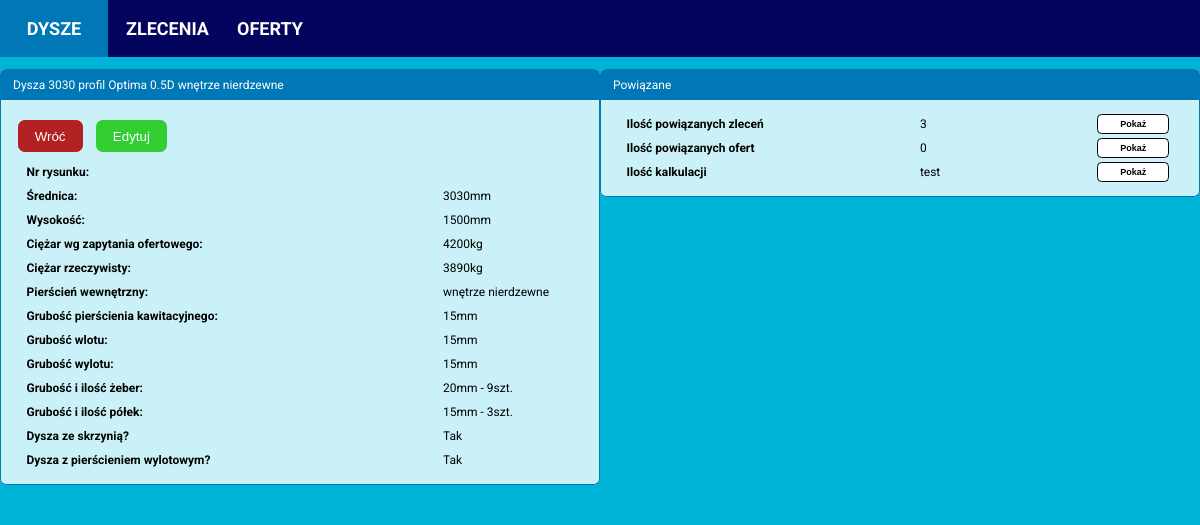
The app's page /nozzle/1/, older data.
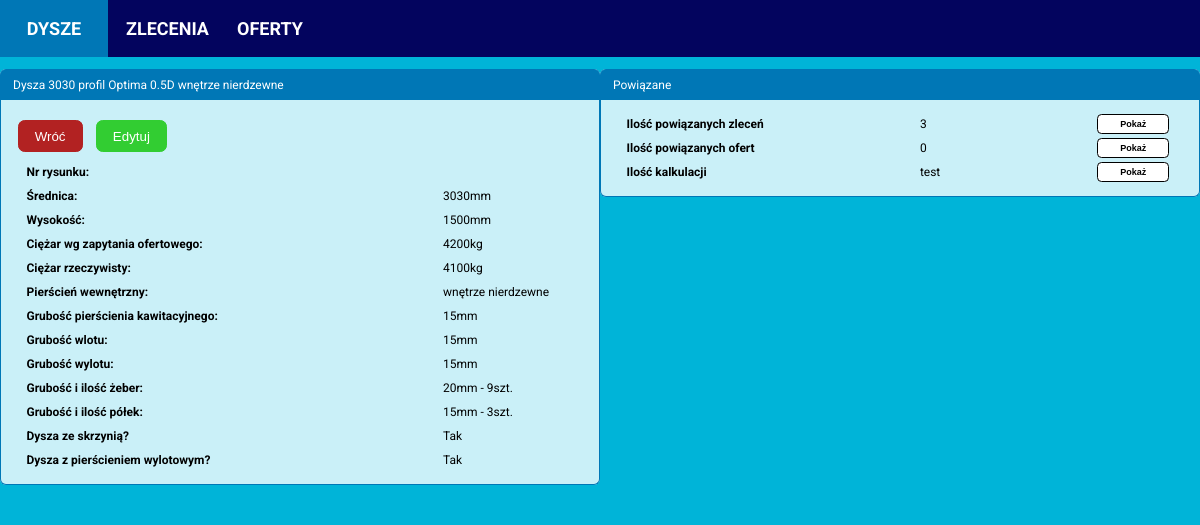
The same page, newer data.
### calculator/models.py (models this page shows, shortened)
class Nozzle(models.Model):
    PROFILES = (('Optima', 'Optima'),
                ('19A', '19A'),
                )
    INNER_RING_TYPES = (('Complete st. st. inside', 'Wnętrze nierdzewne'),
                        ('St. st. ring inside', 'Pierścień kawitacyjny nierdzewny'),
                        ('Complete steel', 'Wnętrze ze stali zwykłej'),
                        ('St. st. ring and outlet', 'Pierścień kawitacyjny i wylot ze stali nierdzewnej'))
    date_created = models.DateTimeField(auto_now_add=True)
    diameter = models.PositiveIntegerField(null=False, blank=False)
    profile = models.CharField(max_length=32, choices=PROFILES, null=False, blank=False)
    drawing_number = models.CharField(max_length=32, blank=True)
    profile_height = models.PositiveIntegerField(null=False, blank=False)
    inner_ring_type = models.CharField(max_length=32, choices=INNER_RING_TYPES, null=False, blank=False)
    inner_ring_thickness_propeller_zone = models.PositiveIntegerField(null=False, blank=False)
    inner_ring_thickness_inlet_zone = models.PositiveIntegerField(null=False, blank=False)
    inner_ring_thickness_outlet_zone = models.PositiveIntegerField(null=False, blank=False)
    ribs_quantity = models.PositiveIntegerField(null=False, blank=False)
    ribs_thickness = models.PositiveIntegerField(null=False, blank=False)
    segments_quantity = models.PositiveIntegerField(null=False, blank=False)
    segments_thickness = models.PositiveIntegerField(null=False, blank=False)
    has_headbox = models.BooleanField(null=False, blank=False)
    has_outlet_ring = models.BooleanField(null=False, blank=False)
    theoretical_weight = models.PositiveIntegerField(blank=True, default=0)
    real_weight = models.PositiveIntegerField(blank=True, default=0)

### calculator/views.py (the view)
# urls.py: path('nozzle/<int:nozzle_id>/', nozzle_details_view, name='nozzle_details'),
def nozzle_details_view(request, nozzle_id):
    nozzle = Nozzle.objects.get(id=nozzle_id)
    ratio = round((nozzle.profile_height / nozzle.diameter), 1)
    type_name = translate_type_name(str(nozzle.inner_ring_type))
    orders = Order.objects.all()
    offers = Offer.objects.all()
    nozzle_total_orders = orders.filter(nozzle=nozzle).count()
    nozzle_total_offers = offers.filter(nozzle=nozzle).count()
    context = {'nozzle': nozzle,
               'ratio': ratio,
               'type_name': type_name,
               'nozzle_total_orders': nozzle_total_orders,
               'nozzle_total_offers': nozzle_total_offers,
               'nozzle_id': nozzle_id,
               }
    template = 'calculator/nozzle-details.html'
    return render(request, template, context)

### calculator/functions.py (called while the page is built)
def translate_type_name(name):
    polish_names = {'Complete st. st. inside': 'wnętrze nierdzewne',
                    'St. st. ring inside': 'pierścień kawitacyjny nierdzewny',
                    'Complete steel': 'wnętrze ze stali zwykłej',
                    'St. st. ring and outlet': 'pierścień kawitacyjny i wylot ze stali nierdzewnej'}
    return polish_names[name]

### calculator/templates/calculator/nozzle-details.html (shortened to what the changed rows need)
{% extends 'calculator/base.html' %}
{% block content %}
<div class="content-main">
  <div class="item-box">
    <div class="item-header-box">
      <p>Dysza {{ nozzle.diameter }}
       profil {{ nozzle.profile }}
      {{ ratio }}D {{ type_name }}</p>
    </div>
    <div class="item-details">
      <div class="item-details-box">
        <p class="item-detail-name">Średnica: </p>
        <p class="item-detail-value">{{ nozzle.diameter }}mm</p>
      </div>
      <div class="item-details-box">
        <p class="item-detail-name">Wysokość:</p>
        <p class="item-detail-value">{{ nozzle.profile_height }}mm</p>
      </div>
      <div class="item-details-box">
        <p class="item-detail-name">Ciężar wg zapytania ofertowego:</p>
        <p class="item-detail-value">{{ nozzle.theoretical_weight }}kg</p>
      </div>
      <div class="item-details-box">
        <p class="item-detail-name">Ciężar rzeczywisty:</p>
        <p class="item-detail-value">{{ nozzle.real_weight }}kg</p>
      </div>
      <div class="item-details-box">
        <p class="item-detail-name">Grubość pierścienia kawitacyjnego:</p>
        <p class="item-detail-value">{{ nozzle.inner_ring_thickness_propeller_zone }}mm</p>
      </div>
      <div class="item-details-box">
        <p class="item-detail-name">Grubość wlotu:</p>
        <p class="item-detail-value">{{ nozzle.inner_ring_thickness_inlet_zone }}mm</p>
      </div>
      <div class="item-details-box">
        <p class="item-detail-name">Grubość wylotu:</p>
        <p class="item-detail-value">{{ nozzle.inner_ring_thickness_outlet_zone }}mm</p>
      </div>
      <div class="item-details-box">
        <p class="item-detail-name">Grubość i ilość żeber:</p>
        <p class="item-detail-value">{{ nozzle.ribs_thickness }}mm - {{ nozzle.ribs_quantity}}szt.</p>
      </div>
      <div class="item-details-box">
        <p class="item-detail-name">Grubość i ilość półek:</p>
        <p class="item-detail-value">{{ nozzle.segments_thickness }}mm - {{ nozzle.segments_quantity}}szt.</p>
      </div>
    </div>
  </div>
</div>
{% endblock content %}

Row changes from the older to the newer data that the page shows:
changed Nozzle "Optima": real_weight "3890" → "4100"
